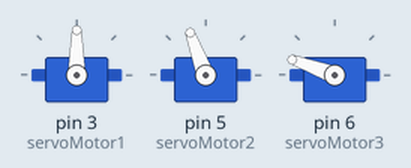
Recording of a sketch running on a simulated Arduino Uno, built with avr-gcc and run on an emulated ATmega328P. On the bench: 3 × servo.

Above: at 0.05 s.
At 6.0 s:
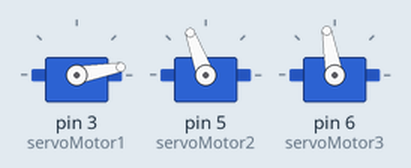
Timing chart, 0 to 7.8 s (numbered marks = the images above):
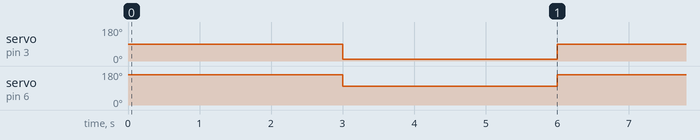

The sketch:

servos.ino
```cpp
#include <Servo.h>
Servo servoMotor1;
Servo servoMotor2;
Servo servoMotor3;
Servo servoMotor4;

void setup() {
  servoMotor1.attach(3);
  servoMotor2.attach(5);
  servoMotor3.attach(6);
}

void loop() {
  servoMotor1.write(90);
  servoMotor2.write(110);
  servoMotor3.write(160);
  delay(3000);
  servoMotor3.write(100);
  servoMotor1.write(10);
  delay(3000);
}
```

Measured:
- by itself, servo on pin 3 (servoMotor1): alternates 90° for 3.0 s and 10° for 3.0 s
- by itself, servo on pin 6 (servoMotor3): alternates 160° for 3.0 s and 100° for 3.0 s
